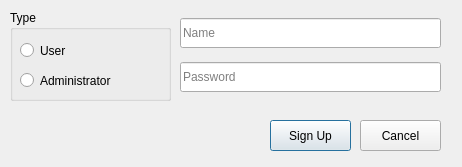
<?xml version="1.0" encoding="UTF-8"?>
<ui version="4.0">
 <class>winSignUp</class>
 <widget class="QDialog" name="winSignUp">
  <property name="geometry">
   <rect>
    <x>0</x>
    <y>0</y>
    <width>462</width>
    <height>167</height>
   </rect>
  </property>
  <property name="windowTitle">
   <string>Stock Market | Sign Up</string>
  </property>
  <widget class="QGroupBox" name="grpUserAdmin">
   <property name="geometry">
    <rect>
     <x>10</x>
     <y>10</y>
     <width>161</width>
     <height>91</height>
    </rect>
   </property>
   <property name="title">
    <string>Type</string>
   </property>
   <widget class="QRadioButton" name="radioUser">
    <property name="geometry">
     <rect>
      <x>10</x>
      <y>30</y>
      <width>102</width>
      <height>21</height>
     </rect>
    </property>
    <property name="text">
     <string>User</string>
    </property>
   </widget>
   <widget class="QRadioButton" name="radioAdmin">
    <property name="geometry">
     <rect>
      <x>10</x>
      <y>60</y>
      <width>121</width>
      <height>21</height>
     </rect>
    </property>
    <property name="text">
     <string>Administrator</string>
    </property>
   </widget>
  </widget>
  <widget class="QWidget" name="verticalLayoutWidget">
   <property name="geometry">
    <rect>
     <x>180</x>
     <y>10</y>
     <width>261</width>
     <height>91</height>
    </rect>
   </property>
   <layout class="QVBoxLayout" name="verticalLayout">
    <item>
     <widget class="QLineEdit" name="lineEdit">
      <property name="minimumSize">
       <size>
        <width>0</width>
        <height>30</height>
       </size>
      </property>
      <property name="placeholderText">
       <string>Name</string>
      </property>
     </widget>
    </item>
    <item>
     <widget class="QLineEdit" name="lineEdit_2">
      <property name="minimumSize">
       <size>
        <width>0</width>
        <height>30</height>
       </size>
      </property>
      <property name="placeholderText">
       <string>Password</string>
      </property>
     </widget>
    </item>
   </layout>
  </widget>
  <widget class="QPushButton" name="cmdSignUp">
   <property name="geometry">
    <rect>
     <x>270</x>
     <y>120</y>
     <width>81</width>
     <height>31</height>
    </rect>
   </property>
   <property name="text">
    <string>Sign Up</string>
   </property>
  </widget>
  <widget class="QPushButton" name="cmdCancel">
   <property name="geometry">
    <rect>
     <x>360</x>
     <y>120</y>
     <width>81</width>
     <height>31</height>
    </rect>
   </property>
   <property name="text">
    <string>Cancel</string>
   </property>
  </widget>
 </widget>
 <resources/>
 <connections/>
</ui>
